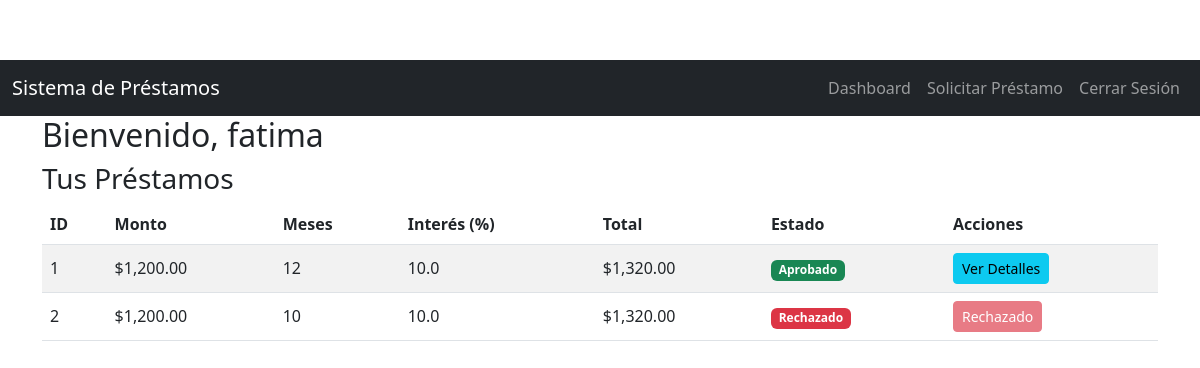
The app's page /dashboard (signed in) with its own data.
### loan_system/models.py (models this page shows)
class Usuario(UserMixin, db.Model):
    __tablename__ = 'usuarios'
    id = db.Column(db.Integer, primary_key=True)
    nombre = db.Column(db.String(150), nullable=False)
    direccion = db.Column(db.String(200), nullable=False)
    telefono = db.Column(db.String(20), nullable=False)
    correo = db.Column(db.String(120), unique=True, nullable=False)
    username = db.Column(db.String(80), unique=True, nullable=False)
    password = db.Column(db.String(200), nullable=False)
    rol = db.Column(db.String(20), nullable=False, default='cliente')
    prestamos = db.relationship('Prestamo', backref='usuario', lazy=True)

class Prestamo(db.Model):
    __tablename__ = 'prestamos'
    id = db.Column(db.Integer, primary_key=True)
    monto = db.Column(db.Float, nullable=False)
    meses = db.Column(db.Integer, nullable=False)
    interes = db.Column(db.Float, nullable=False)
    total = db.Column(db.Float, nullable=False)
    estado = db.Column(db.String(20), nullable=False, default='pendiente')  # Nuevo campo
    usuario_id = db.Column(db.Integer, db.ForeignKey('usuarios.id'), nullable=False)
    amortizaciones = db.relationship('Amortizacion', backref='prestamo', lazy=True)

### loan_system/app.py (the view)
    @app.route('/dashboard')
    @login_required
    def dashboard():
        if current_user.rol == 'admin':
            abort(403)  # Administradores no acceden al dashboard
        prestamos = Prestamo.query.filter_by(usuario_id=current_user.id).all()
        return render_template('dashboard.html', prestamos=prestamos)

### loan_system/templates/dashboard.html
{% extends "base.html" %}
{% block content %}
  <h2>Bienvenido, {{ current_user.nombre }}</h2>
  <h3>Tus Préstamos</h3>
  {% if prestamos %}
    <table class="table table-striped">
      <thead>
        <tr>
          <th>ID</th>
          <th>Monto</th>
          <th>Meses</th>
          <th>Interés (%)</th>
          <th>Total</th>
          <th>Estado</th>
          <th>Acciones</th>
        </tr>
      </thead>
      <tbody>
        {% for prestamo in prestamos %}
          <tr>
            <td>{{ prestamo.id }}</td>
            <td>${{ "{:,.2f}".format(prestamo.monto) }}</td>
            <td>{{ prestamo.meses }}</td>
            <td>{{ prestamo.interes }}</td>
            <td>${{ "{:,.2f}".format(prestamo.total) }}</td>
            <td>
              {% if prestamo.estado == 'pendiente' %}
                  <span class="badge bg-warning text-dark">En Proceso de Aceptación</span>
              {% elif prestamo.estado == 'aprobado' %}
                  <span class="badge bg-success">Aprobado</span>
              {% elif prestamo.estado == 'rechazado' %}
                  <span class="badge bg-danger">Rechazado</span>
              {% endif %}
            </td>
            <td>
              {% if prestamo.estado == 'aprobado' %}
                <a href="{{ url_for('historial', prestamo_id=prestamo.id) }}" class="btn btn-info btn-sm">Ver Detalles</a>
              {% elif prestamo.estado == 'pendiente' %}
                <button class="btn btn-secondary btn-sm" disabled>En Proceso</button>
              {% elif prestamo.estado == 'rechazado' %}
                <button class="btn btn-danger btn-sm" disabled>Rechazado</button>
              {% endif %}
            </td>
          </tr>
        {% endfor %}
      </tbody>
    </table>
  {% else %}
    <p>No tienes préstamos registrados.</p>
  {% endif %}
{% endblock %}

### loan_system/static/css/styles.css (style rules this page uses)
body { padding-top: 60px; }
.table th, .table td { vertical-align: middle; }

### records on screen
Usuario: nombre "fatima"
Prestamo: id "1", monto "1,200.00", meses "12", interes "10.0", total "1,320.00", estado "Aprobado"
Prestamo: id "2", monto "1,200.00", meses "10", interes "10.0", total "1,320.00", estado "Rechazado"
